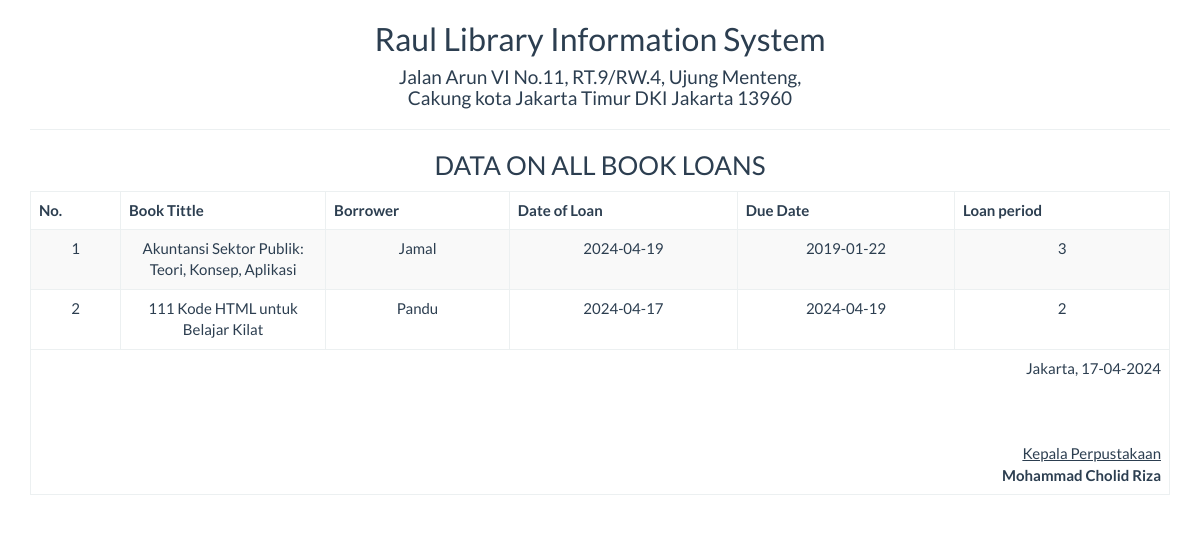
Screenshot of /report/peminjaman_semua.php with the database file from the repository.
### tables this page shows
CREATE TABLE IF NOT EXISTS `peminjaman` (
  `judul_buku` varchar(50) NOT NULL,
  `peminjam` varchar(50) NOT NULL,
  `tgl_pinjam` varchar(25) NOT NULL,
  `tgl_kembali` varchar(25) NOT NULL,
  `lama_pinjam` int(5) NOT NULL,
  `keterangan` varchar(100) NOT NULL,
  `id` int(5) NOT NULL AUTO_INCREMENT,
  PRIMARY KEY (`id`)
);

### report/peminjaman_semua.php (the view, shortened to what this page needs)
<!DOCTYPE html>
<html>
    <head>
        <link href="../Assets/css/bootstrap.min.css" rel="stylesheet" type="text/css"/>
    </head>
    <body onload="print()">
        <?php
        include '../config/koneksi.php';
        ?>
        <div class="container">
            <div class='row'>
                <div class="col-sm-12">
                    <div class="text-center">
                        <h2>Raul Library Information System </h2>
                        <h4>Jalan Arun VI No.11, RT.9/RW.4, Ujung Menteng, <br> Cakung kota Jakarta Timur DKI Jakarta 13960</h4>
                        <hr>
                        <h3>DATA ON ALL BOOK LOANS</h3>
                        <table class="table table-bordered table-striped table-hover">
                        <tbody>
                                <thead>
								<tr>
									<th>No.</th><th width="18%">Book Tittle</th><th>Borrower</th><th>Date of Loan</th><th>Due Date</th><th>Loan period</th>
								</tr>
								</thead>
							<tbody>
                            <?php
                            $sql = "SELECT * FROM peminjaman";
                            $query = mysqli_query($koneksi, $sql) or die("SQL Anda Salah");
                            $nomor = 0;
                            while ($data = mysqli_fetch_array($query)) {
                                $nomor++;
                                ?>
                                <tr>
                                    <td><?= $nomor ?></td>
                                    <td><?= $data['judul_buku'] ?></td>
									<td><?= $data['peminjam'] ?></td>
                                    <td><?= $data['tgl_pinjam'] ?></td>
                                    <td><?= $data['tgl_kembali'] ?></td>
                                    <td><?= $data['lama_pinjam'] ?></td>
                                </tr>
                            <?php } ?>
							</tbody>
                        </tbody>
                            <tfoot>
                                <tr>
                                    <td colspan="8" class="text-right">
                                        Jakarta,  <?= date("17-04-2024") ?>
                                        <br><br><br><br>
                                        <u>Kepala Perpustakaan<strong></u><br>
                                        Mohammad Cholid Riza
									</td>
								</tr>
							</tfoot>
                        </table>
                    </div>
                </div>
            </div>
    </body>
</html>

### rows the page displays
peminjaman: judul_buku "Akuntansi Sektor Publik: Teori, Konsep, Aplikasi", peminjam "Jamal", tgl_pinjam "2024-04-19", tgl_kembali "2019-01-22", lama_pinjam "3"
peminjaman: judul_buku "111 Kode HTML untuk Belajar Kilat", peminjam "Pandu", tgl_pinjam "2024-04-17", tgl_kembali "2024-04-19", lama_pinjam "2"
